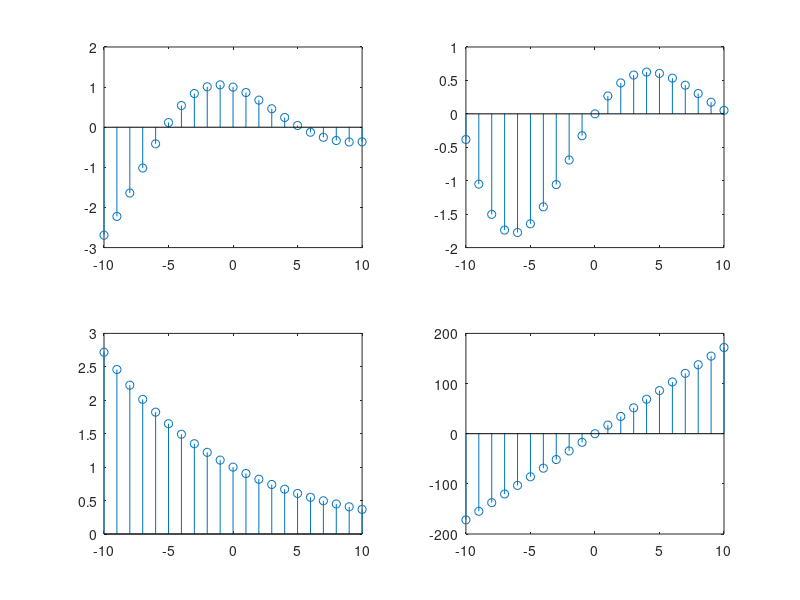

Source code (MATLAB):
% x(n) = e^{(-0.1 + j0.3)n}, -10 <= n <= 10

n = -10 : 1 : 10;
x = exp((-0.1 + 0.3j) *n);
subplot(2,2,1); stem(n, real(x));
subplot(2,2,2); stem(n, imag(x));
subplot(2,2,3); stem(n, abs(x));
subplot(2,2,4); stem(n, (180/pi) * angle(x));